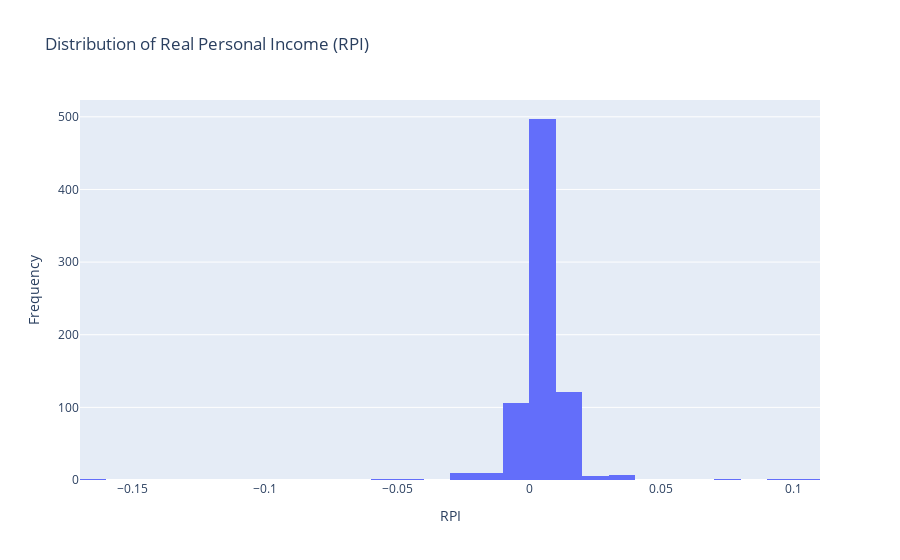

Notebook code for this chart:
### Markdown cell above
**This plot visualizes the monthly open-high-low-close price movements for the S&P 500 index, providing a clear picture of price fluctuations and trends over time.**

### Code cell
fig = px.histogram(final_features_df, x='RPI', nbins=30, title='Distribution of Real Personal Income (RPI)')
fig.update_xaxes(title='RPI')
fig.update_yaxes(title='Frequency')
fig.show()

### Figure 1 — Plotly figure (JSON) as saved in the notebook; plotly's stock layout.template omitted (floating-point values rounded to 4 significant figures; data arrays with more than 128 entries replaced by an {"elided": "..."} marker saying what was removed)
{"data": [{"alignmentgroup": "True", "bingroup": "x", "hovertemplate": "RPI=%{x}<br>count=%{y}<extra></extra>", "legendgroup": "", "marker": {"color": "#636efa", "pattern": {"shape": ""}}, "name": "", "nbinsx": 30, "offsetgroup": "", "orientation": "v", "showlegend": false, "type": "histogram", "x": {"elided": "763 float values"}, "xaxis": "x", "yaxis": "y"}], "layout": {"autosize": true, "barmode": "relative", "legend": {"tracegroupgap": 0}, "title": {"text": "Distribution of Real Personal Income (RPI)"}, "xaxis": {"anchor": "y", "autorange": true, "domain": [0, 1], "range": [-0.17, 0.11], "title": {"text": "RPI"}, "type": "linear"}, "yaxis": {"anchor": "x", "autorange": true, "domain": [0, 1], "range": [0, 523.2], "title": {"text": "Frequency"}}}}
